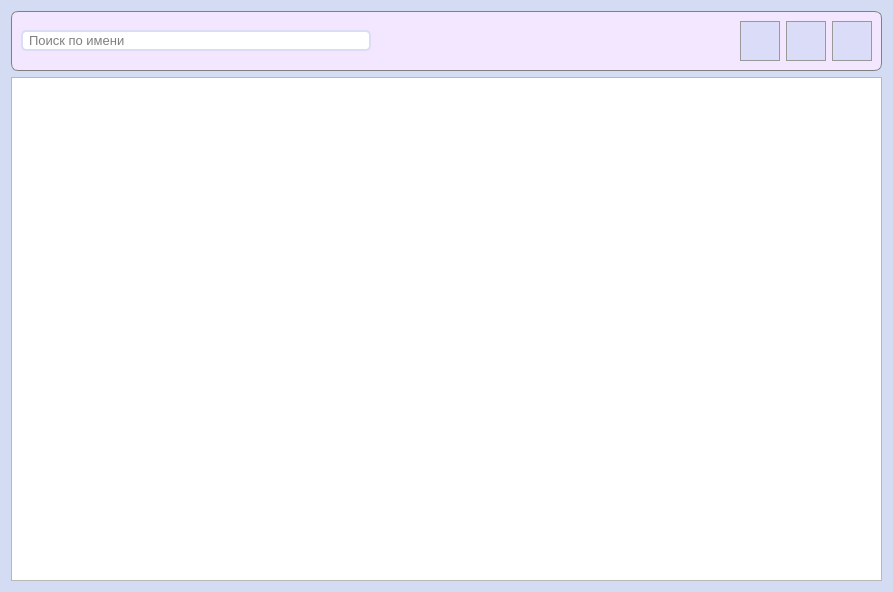
<?xml version="1.0" encoding="UTF-8"?>
<ui version="4.0">
 <class>ListOrders</class>
 <widget class="QDialog" name="ListOrders">
  <property name="geometry">
   <rect>
    <x>0</x>
    <y>0</y>
    <width>893</width>
    <height>592</height>
   </rect>
  </property>
  <property name="windowTitle">
   <string>Список заказов</string>
  </property>
  <property name="styleSheet">
   <string notr="true">QDialog {
	background-color: #d3dcf3;
	background-image: url(:/images/backgroundImage.png)
}

QMessageBox {
	background-color: white;
}</string>
  </property>
  <layout class="QGridLayout" name="gridLayout_2">
   <item row="0" column="0">
    <widget class="QFrame" name="frame">
     <property name="minimumSize">
      <size>
       <width>0</width>
       <height>60</height>
      </size>
     </property>
     <property name="styleSheet">
      <string notr="true">QFrame {
background-color: #f2e7ff;
border: 1px solid grey;
border-radius: 7px;
}</string>
     </property>
     <property name="frameShape">
      <enum>QFrame::StyledPanel</enum>
     </property>
     <property name="frameShadow">
      <enum>QFrame::Raised</enum>
     </property>
     <layout class="QGridLayout" name="gridLayout">
      <item row="0" column="2">
       <widget class="QPushButton" name="orderCreationButton">
        <property name="enabled">
         <bool>false</bool>
        </property>
        <property name="minimumSize">
         <size>
          <width>40</width>
          <height>40</height>
         </size>
        </property>
        <property name="maximumSize">
         <size>
          <width>40</width>
          <height>40</height>
         </size>
        </property>
        <property name="focusPolicy">
         <enum>Qt::StrongFocus</enum>
        </property>
        <property name="toolTip">
         <string>Создать заказ</string>
        </property>
        <property name="styleSheet">
         <string notr="true">QPushButton {
	background-color: #dbdcf7;
	border: 1px solid #999999;
}

QPushButton:hover {
	background-color: #d5d6f0;
	border: 1px solid #acacac;
}

QPushButton:pressed {
	background-color: #cbcde6;
	border: 2px solid #999999;
}</string>
        </property>
        <property name="text">
         <string/>
        </property>
        <property name="icon">
         <iconset resource="../../images.qrc">
          <normaloff>:/images/addOrder.png</normaloff>:/images/addOrder.png</iconset>
        </property>
        <property name="iconSize">
         <size>
          <width>35</width>
          <height>35</height>
         </size>
        </property>
        <property name="autoDefault">
         <bool>false</bool>
        </property>
       </widget>
      </item>
      <item row="0" column="1">
       <spacer name="horizontalSpacer">
        <property name="orientation">
         <enum>Qt::Horizontal</enum>
        </property>
        <property name="sizeHint" stdset="0">
         <size>
          <width>40</width>
          <height>20</height>
         </size>
        </property>
       </spacer>
      </item>
      <item row="0" column="4">
       <widget class="QPushButton" name="updateButton">
        <property name="minimumSize">
         <size>
          <width>40</width>
          <height>40</height>
         </size>
        </property>
        <property name="maximumSize">
         <size>
          <width>40</width>
          <height>40</height>
         </size>
        </property>
        <property name="focusPolicy">
         <enum>Qt::TabFocus</enum>
        </property>
        <property name="toolTip">
         <string>Обновить</string>
        </property>
        <property name="styleSheet">
         <string notr="true">QPushButton {
	background-color: #dbdcf7;
	border: 1px solid #999999;
}

QPushButton:hover {
	background-color: #d5d6f0;
	border: 1px solid #acacac;
}

QPushButton:pressed {
	background-color: #cbcde6;
	border: 2px solid #999999;
}</string>
        </property>
        <property name="text">
         <string/>
        </property>
        <property name="icon">
         <iconset resource="../../images.qrc">
          <normaloff>:/images/refresh.png</normaloff>:/images/refresh.png</iconset>
        </property>
        <property name="iconSize">
         <size>
          <width>30</width>
          <height>30</height>
         </size>
        </property>
        <property name="autoDefault">
         <bool>false</bool>
        </property>
       </widget>
      </item>
      <item row="0" column="3">
       <widget class="QPushButton" name="csvExportButton">
        <property name="enabled">
         <bool>false</bool>
        </property>
        <property name="minimumSize">
         <size>
          <width>40</width>
          <height>40</height>
         </size>
        </property>
        <property name="maximumSize">
         <size>
          <width>40</width>
          <height>40</height>
         </size>
        </property>
        <property name="toolTip">
         <string>Экспорт данных</string>
        </property>
        <property name="styleSheet">
         <string notr="true">QPushButton {
	background-color: #dbdcf7;
	border: 1px solid #999999;
}

QPushButton:hover {
	background-color: #d5d6f0;
	border: 1px solid #acacac;
}

QPushButton:pressed {
	background-color: #cbcde6;
	border: 2px solid #999999;
}</string>
        </property>
        <property name="text">
         <string/>
        </property>
        <property name="icon">
         <iconset resource="../../images.qrc">
          <normaloff>:/images/csvExport.png</normaloff>:/images/csvExport.png</iconset>
        </property>
        <property name="iconSize">
         <size>
          <width>33</width>
          <height>33</height>
         </size>
        </property>
        <property name="autoDefault">
         <bool>false</bool>
        </property>
       </widget>
      </item>
      <item row="0" column="0">
       <widget class="QLineEdit" name="orderSearch">
        <property name="minimumSize">
         <size>
          <width>0</width>
          <height>0</height>
         </size>
        </property>
        <property name="maximumSize">
         <size>
          <width>350</width>
          <height>16777215</height>
         </size>
        </property>
        <property name="font">
         <font>
          <pointsize>10</pointsize>
         </font>
        </property>
        <property name="styleSheet">
         <string notr="true">QLineEdit {
    border: 2px solid #dbdcf7;
    border-radius: 5px;
    padding: 0 4px;
}</string>
        </property>
        <property name="placeholderText">
         <string>Поиск по имени</string>
        </property>
        <property name="clearButtonEnabled">
         <bool>true</bool>
        </property>
       </widget>
      </item>
     </layout>
    </widget>
   </item>
   <item row="1" column="0">
    <widget class="QTableView" name="tableView"/>
   </item>
  </layout>
 </widget>
 <tabstops>
  <tabstop>orderSearch</tabstop>
  <tabstop>orderCreationButton</tabstop>
  <tabstop>csvExportButton</tabstop>
  <tabstop>updateButton</tabstop>
  <tabstop>tableView</tabstop>
 </tabstops>
 <resources>
  <include location="../../images.qrc"/>
 </resources>
 <connections/>
</ui>
